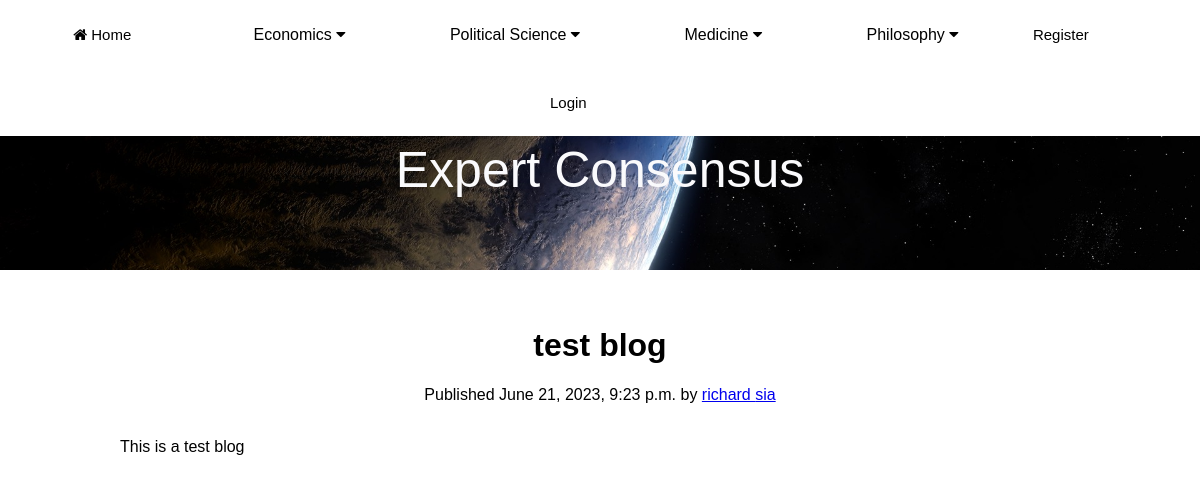
The app's page /MainApp/blog_post/23/ with its own data.
### MainApp/models.py (models this page shows, shortened)
class Post(models.Model):
    class Status(models.TextChoices):
        DRAFT = 'DF', 'Draft'
        PUBLISHED = 'PB', 'Published'
    title = models.CharField(max_length=255)
    header_image = models.ImageField(null=True, blank=True, upload_to="images/profile/")
    author = models.ForeignKey(User, on_delete=models.CASCADE, related_name='blog_posts')
    slug = models.SlugField(max_length=255, unique_for_date='publish')
    body = RichTextField(blank=True, null=True)
    publish = models.DateTimeField(default=timezone.now)
    created = models.DateTimeField(auto_now_add=True)
    updated = models.DateTimeField(auto_now=True)
    status = models.CharField(max_length=2, choices=Status.choices, default=Status.DRAFT)
    category = models.ForeignKey(Category, on_delete=models.CASCADE, related_name="posts")
    objects = models.Manager()
    published = PublishedManager()
    class Meta:
        ordering = ['-publish']
        indexes = [models.Index(fields=['-publish']),]

### MainApp/views.py (the view)
# urls.py: path('blog_post/<int:pk>/', post_detail.as_view(), name='post_detail'),
class post_detail(DetailView, ):
    model = Post
    template_name = 'MainApp/post/detail.html'
    success_url = reverse_lazy('post_detail')

### MainApp/templates/MainApp/post/detail.html (shortened to what this page needs)
{% extends "MainApp/base.html" %}
{% load static %}
{% block content %}
<div id="blog_box">
    <div id="post_body">
<br/>
        <h1>{{ post.title }}</h1>
        <p class="date">
        Published {{ post.publish }} by <a href="{% url 'profile_page' post.author.profile.id %}">{{ post.author.first_name }} {{ post.author.last_name}}</a>
    </p>
    {{ post.body|ljust:10|striptags|safe|linebreaksbr }}
</div>
</div>
{% endblock %}

### MainApp/static/style.css (style rules this page uses)
body { margin: 0; padding: 0; background: white; font-family: arial; }
#post_body { text-align: left; margin: auto; color:black; width: 80%; float: center; }
p { color: black; text-align: center; }
h1 { color: black; text-align: center; }

### records on screen
Post: title "test blog", publish "June 21, 2023, 9:23 p.m.", author.first_name "richard", author.last_name "sia", body "This is a test blog"
